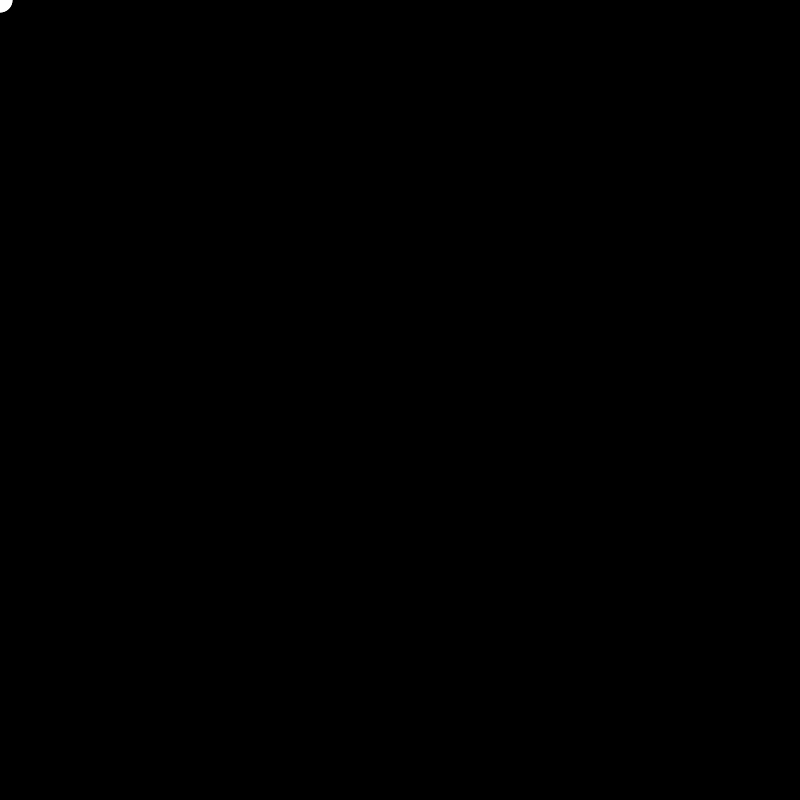
Frame 1 (no input)
Frame 60 (the mouse pressed at the canvas centre just before this capture): identical to frame 1, image omitted
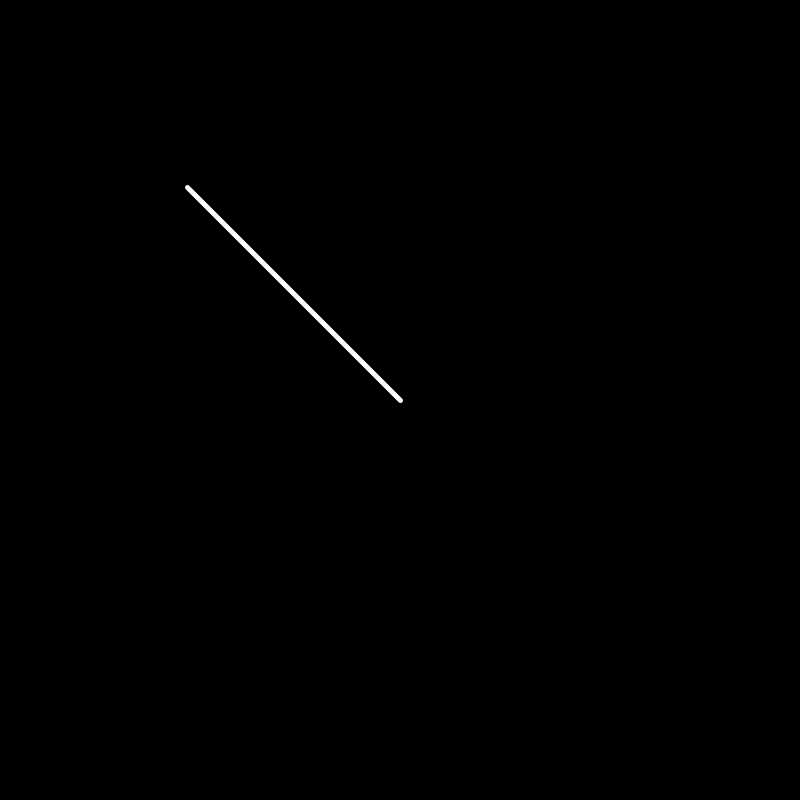
Frame 120 (the mouse held since frame 60 and released just before this capture)

The Processing sketch that drew these frames (run headless with seeded random() and noise(); from frame 60 on, the mouse is pressed at the canvas centre):

// Processing sketch: processing_187611
// ── processing_187611.pde

Chain[] links = new Chain[5];

void setup(){
  //size of sketch, initial bgcolor
  size(800,800);
  background(0);

   for(int i = 0; i < links.length; i++){
   links[i] = new Chain();
  }

   
}

void draw(){
  background(0);
  


if(mousePressed == false){

stroke(100);
strokeWeight(3);
noFill();
beginShape();

line(links[0].fx,links[0].fy,links[1].fx,links[1].fy);
line(links[2].fx,links[2].fy,links[3].fx,links[3].fy);
stroke(0);

strokeWeight(5);

for (int i = 0; i <= 10; i++) {
  float x = lerp(links[0].fx, links[1].fx, i/10.0);
  float y = lerp(links[0].fy,links[1].fy, i/10.0);
  point(x, y);
}

for (int i = 0; i <= 10; i++) {
  float x = lerp(links[2].fx, links[3].fx, i/10.0);
  float y = lerp(links[2].fy,links[3].fy, i/10.0);
  point(x, y);
}

noStroke();
fill(100);
ellipse(links[1].fx,links[1].fy,15,15);
ellipse(links[2].fx,links[2].fy,15,15);

}

stroke(255);
strokeWeight(5);
beginShape();


 for(int i = 0; i < links.length; i++){      
   if(i == 0){
     links[i].update(mouseX,mouseY);
     noFill();
     vertex(links[i].fx,links[i].fy);     
   }else{    
     links[i].update(links[i-1].x2,links[i-1].y2);    
       if(i%3 == 0){    
     bezierVertex(links[i-2].fx,links[i-2].fy,links[i-1].fx,links[i-1].fy,links[i].fx,links[i].fy);
       }else{    
     
       }
   }  
 }

endShape();


if(mousePressed == false){
noStroke();
fill(255);
ellipse(links[0].fx,links[0].fy,25,25);
ellipse(links[3].fx,links[3].fy,25,25);
}

  
}

class Chain{
  float x,y,x2,y2,d,fx,fy,fx2,fy2,angle;
  
  float deltax, deltay, ddd;

  float easing = .5;

  Chain(){
  x = 0;
  y = 0;
  
  x2 = 0;
  y2 = 0;
  
  d = 50;
  }
  
  void update(float tx, float ty){
  
  x = tx;
  y = ty;
  
  deltax = x-x2;
  deltay = y-y2;
  
  ddd = dist(x,y,x2,y2);

if(dist(x,y,x2,y2) > d){

//  if(deltax > 0){

if(deltax > 0 + d){
    x2 += ddd/2-d;
  }


  if(deltay > 0 + d){
    y2 += ddd/2-d;
  }

  if(deltax < 0 - d){
    x2 -= ddd/2-d;
  }

  if(deltay < 0 - d){
    y2 -= ddd/2-d;
  }
}

fx += (x - fx) * easing;
fy += (y - fy) * easing;
fx2 += (x2- fx2) * easing;
fy2 += (y2 - fy2) * easing;

angle = atan2(deltay, deltax) * 180 / PI;

//d = map(fy,0,height,.1,35);

  }
  
  void display(){

   

//noFill();
fill(0);
strokeWeight(7);
stroke(180,255,15,128);
pushMatrix();
translate(fx,fy);
rotate(radians(-270+angle));
//triangle(0,0,d*2,d*2,-d*2,d*2);
popMatrix();
//fill(255,0,0);
//ellipse(fx2,fy2,d*2,d*2);

  }
  
}
